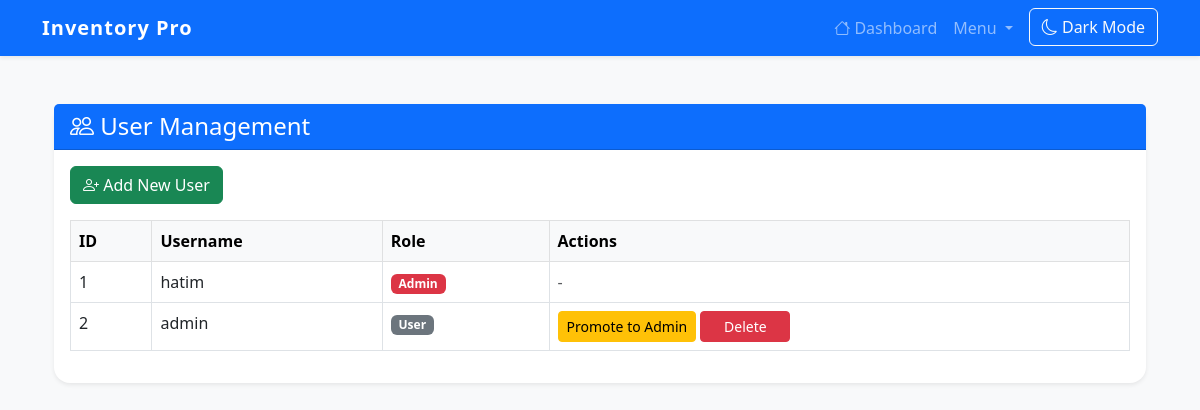
The page /user_management (signed in) on the database its author committed.
### app/models.py (models this page shows, shortened)
class User(db.Model):
    id = db.Column(db.Integer, primary_key=True)
    username = db.Column(db.String(64), unique=True, nullable=False)
    password_hash = db.Column(db.String(128), nullable=False)
    role = db.Column(db.String(16), default='user')

### app/routes.py (the view)
@main.route('/user_management')
@admin_required
def user_management():
    users = User.query.all()
    return render_template('user_management.html', users=users)

### app/routes.py (called while the page is built)
def admin_required(f):
    @wraps(f)
    def decorated_function(*args, **kwargs):
        if session.get('role') != 'admin':
            abort(403)
        return f(*args, **kwargs)
    return decorated_function

### app/templates/user_management.html (shortened to what this page needs)
{% extends 'base.html' %}
{% block content %}
<div class="container">
    <div class="card shadow-sm mt-4 border-0">
        <div class="card-header bg-primary text-white">
            <h4 class="mb-0"><i class="bi bi-people"></i> User Management</h4>
        </div>
        <div class="card-body">
            <a href="{{ url_for('main.register') }}" class="btn btn-success mb-3">
                <i class="bi bi-person-plus"></i> Add New User
            </a>
            <table class="table table-bordered table-hover">
                <thead class="table-light">
                    <tr>
                        <th>ID</th>
                        <th>Username</th>
                        <th>Role</th>
                        <th>Actions</th>
                    </tr>
                </thead>
                <tbody>
                    {% for user in users %}
                    <tr>
                        <td>{{ user.id }}</td>
                        <td>{{ user.username }}</td>
                        <td>
                            {% if user.role == 'admin' %}
                                <span class="badge bg-danger">Admin</span>
                            {% else %}
                                <span class="badge bg-secondary">User</span>
                            {% endif %}
                        </td>
                        <td>
                            {% if user.role != 'admin' %}
                                <form method="POST" action="{{ url_for('main.promote_user', user_id=user.id) }}" style="display:inline;">
                                    <button type="submit" class="btn btn-sm btn-warning" onclick="return confirm('Promote this user to admin?')">Promote to Admin</button>
                                </form>
                                <form method="POST" action="{{ url_for('main.delete_user', user_id=user.id) }}" style="display:inline;">
                                    <button type="submit" class="btn btn-sm btn-danger" onclick="return confirm('Delete this user?')">Delete</button>
                                </form>
                            {% else %}
                                <span class="text-muted">-</span>
                            {% endif %}
                        </td>
                    </tr>
                    {% endfor %}
                </tbody>
            </table>
        </div>
    </div>
</div>
{% endblock %}

### app/templates/base.html (style rules this page uses)
body { background-color: #f8f9fa; }
.card { border-radius: 1rem; }
.table thead th { vertical-align: middle; }
.btn-primary, .btn-success, .btn-warning, .btn-danger { min-width: 90px; }

### rows shown on the page
User: id "1", username "hatim", role "Admin"
User: id "2", username "admin", role "User"
